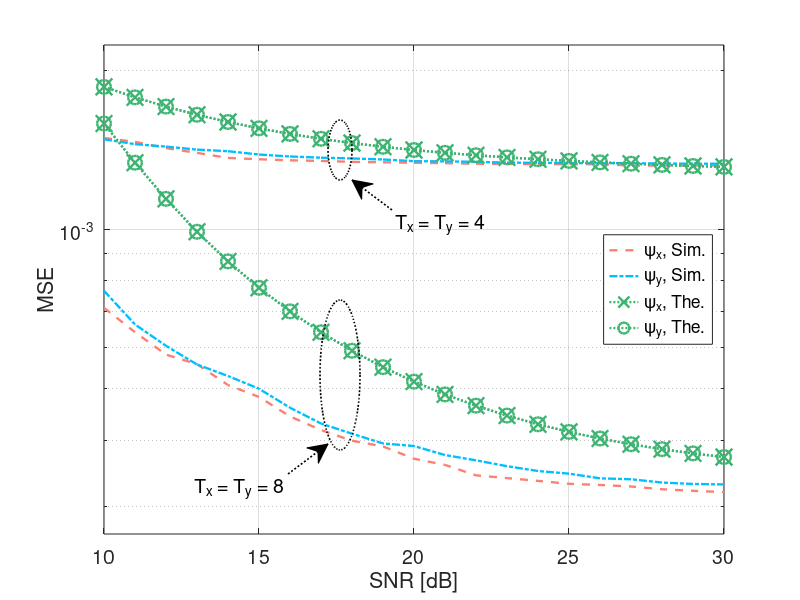

Recreate this plot in MATLAB.
clc;
clearvars;
close all;
SNR_set = 10 : 1 : 30; % SNR
load("mse_x_4_SIM.mat")
load("mse_y_4_SIM.mat")
load("mse_x_4_theo.mat")
load("mse_y_4_theo.mat")
load("mse_x_8_SIM.mat")
load("mse_y_8_SIM.mat")
load("mse_x_8_theo.mat")
load("mse_y_8_theo.mat")
figure;
semilogy(SNR_set, mse_x_4_SIM, '--', 'linewidth', 1.7, 'markersize', 12, 'color', [250, 128, 114] / 255)
hold on
semilogy(SNR_set, mse_y_4_SIM, '-.', 'linewidth', 1.7, 'markersize', 10, 'color', [0, 191, 255] / 255)
hold on
semilogy(SNR_set, mse_x_4_theo, ':x', 'linewidth', 1.7, 'markersize', 12, 'color', [60, 179, 113] / 255)
hold on
semilogy(SNR_set, mse_y_4_theo, ':o', 'linewidth', 1.7, 'markersize', 10, 'color', [60, 179, 113] / 255)
hold on
semilogy(SNR_set,mse_x_8_SIM, '--', 'linewidth', 1.7, 'markersize', 12, 'color', [250, 128, 114] / 255)
hold on
semilogy(SNR_set, mse_y_8_SIM, '-.', 'linewidth', 1.7, 'markersize', 10, 'color', [0, 191, 255] / 255)
hold on
semilogy(SNR_set, mse_x_8_theo, ':x', 'linewidth', 1.7, 'markersize', 12, 'color', [60, 179, 113] / 255)
hold on
semilogy(SNR_set, mse_y_8_theo, ':o', 'linewidth', 1.7, 'markersize', 10, 'color', [60, 179, 113] / 255)
hold on
%% Annotation
x = [0.49 0.44];
y = [0.65 0.7];
annotation('textarrow', x, y, 'String', 'T_x = T_y = 4', 'linewidth', 1.2, 'fontsize', 14, 'linestyle', ':')
dim = [.41 .7 .03 .1];
annotation('ellipse', dim, 'linewidth', 1.2, 'linestyle', ':')
x = [0.36 0.41];
y = [0.21 0.26];
annotation('textarrow', x, y, 'String', 'T_x = T_y = 8', 'linewidth', 1.2, 'fontsize', 14, 'linestyle', ':')
dim = [.4 .25 .05 .25];
annotation('ellipse', dim, 'linewidth', 1.2, 'linestyle', ':')
grid on
maxvalue = mse_y_4_theo(1) * 1.2;
minvalue = mse_x_8_SIM(end) / 1.2;
axis([10 30 minvalue maxvalue])
xlabel('SNR [dB]')
ylabel('MSE')
legend('\psi_x, Sim.', '\psi_y, Sim.', '\psi_x, The.', '\psi_y, The.', 'location', 'east')
set(gca, 'fontsize', 14)